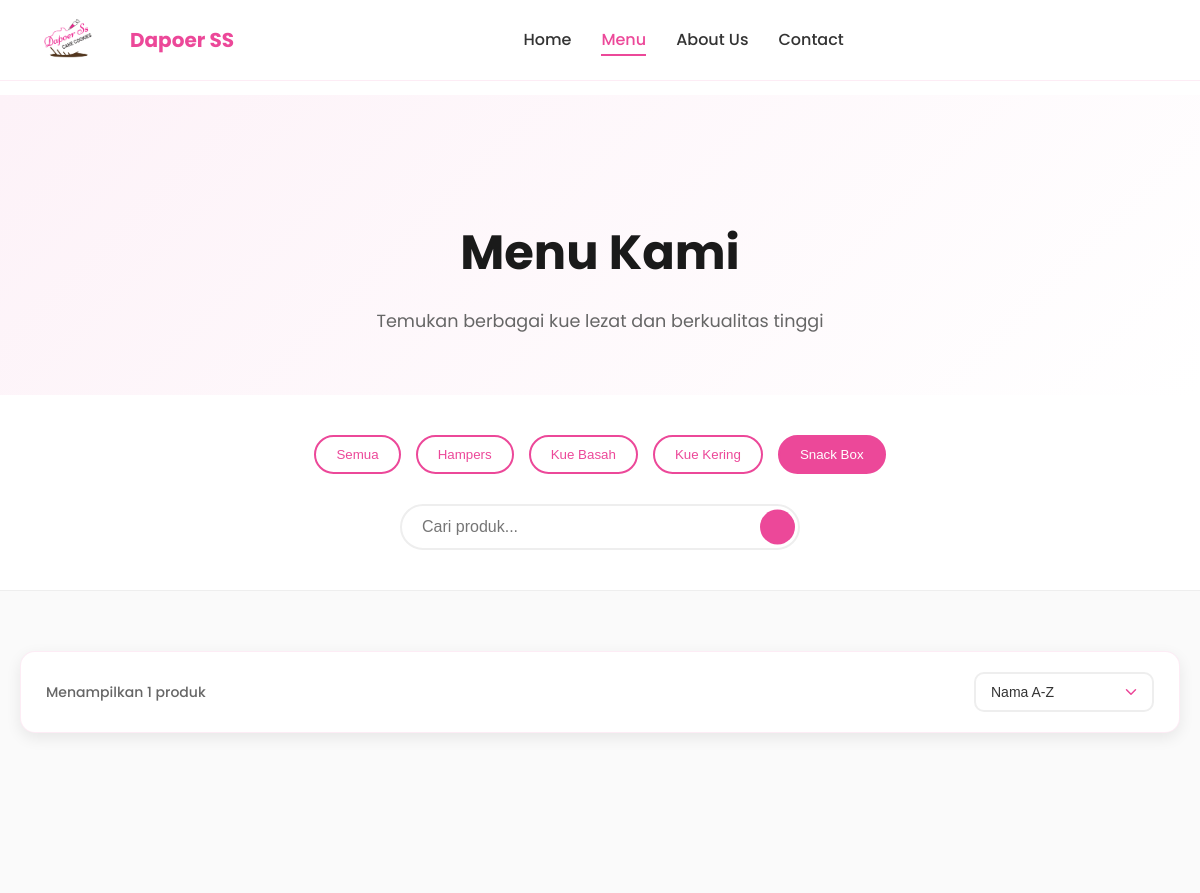
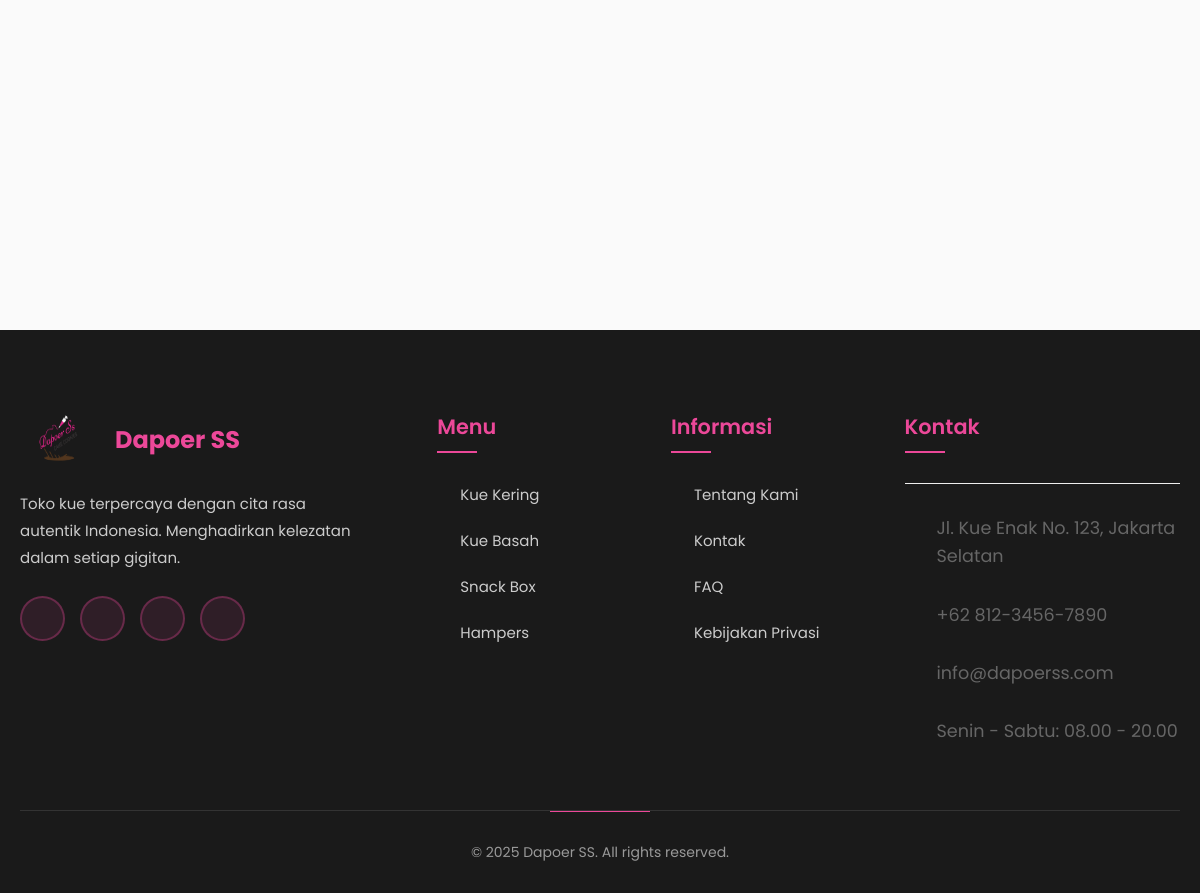
The page /menu.php?category=3 on the database its author committed (2 pictures, top to bottom).
### tables this page shows
CREATE TABLE categories (
    id INT AUTO_INCREMENT PRIMARY KEY,
    name VARCHAR(50) NOT NULL,
    slug VARCHAR(50) UNIQUE NOT NULL,
    created_at TIMESTAMP DEFAULT CURRENT_TIMESTAMP
);

### menu.php (the view, shortened to what this page needs)
<?php
$database = new Database();
$db = $database->getConnection();
$query = "SELECT * FROM categories ORDER BY name";
$stmt = $db->prepare($query);
$stmt->execute();
$categories = $stmt->fetchAll(PDO::FETCH_ASSOC);
$category_filter = $_GET['category'] ?? '';
$search = $_GET['search'] ?? '';
$sort = $_GET['sort'] ?? 'name';
$where_conditions = ["p.is_active = 1"];
$params = [];
if ($category_filter) {
    $where_conditions[] = "p.category_id = ?";
    $params[] = $category_filter;
}
$where_clause = implode(" AND ", $where_conditions);
$sort_options = [
    'name' => 'p.name ASC',
    'price_low' => 'p.price ASC',
    'price_high' => 'p.price DESC',
    'rating' => 'p.rating DESC, p.reviews_count DESC'
];
$order_clause = isset($sort_options[$sort]) ? $sort_options[$sort] : 'p.name ASC';
$query = "SELECT p.*, c.name as category_name FROM products p
          LEFT JOIN categories c ON p.category_id = c.id
          WHERE $where_clause
          ORDER BY $order_clause";
$stmt = $db->prepare($query);
$stmt->execute($params);
$products = $stmt->fetchAll(PDO::FETCH_ASSOC);
include 'includes/header.php';
?>
<section class="page-header">
    <div class="container">
        <h1>Menu Kami</h1>
        <p>Temukan berbagai kue lezat dan berkualitas tinggi</p>
    </div>
</section>
<section class="menu-categories">
    <div class="container">
        <div class="category-filters">
            <button class="filter-btn <?php echo empty($category_filter) ? 'active' : ''; ?>"
                    onclick="filterByCategory('')">Semua</button>
            <?php foreach ($categories as $category): ?>
            <button class="filter-btn <?php echo $category_filter == $category['id'] ? 'active' : ''; ?>"
                    onclick="filterByCategory(<?php echo $category['id']; ?>)">
                <?php echo htmlspecialchars($category['name']); ?>
            </button>
            <?php endforeach; ?>
        </div>
        <div class="search-bar">
            <input type="text" id="menu-search" placeholder="Cari produk..."
                   value="<?php echo htmlspecialchars($search); ?>">
            <button class="search-btn" onclick="searchProducts()">
            </button>
        </div>
    </div>
</section>
<section class="menu-grid-section">
    <div class="container">
        <div class="menu-controls">
            <div class="results-info">
                <p>Menampilkan <?php echo count($products); ?> produk</p>
            </div>
            <div class="sort-controls">
                <select id="sort-select" onchange="sortProducts()">
                    <option value="name" <?php echo $sort == 'name' ? 'selected' : ''; ?>>Nama A-Z</option>
                </select>
            </div>
        </div>
        <?php if (empty($products)): ?>
        <div class="empty-products">
            <div class="empty-icon">🍰</div>
            <h3>Tidak Ada Produk</h3>
            <p>Maaf, tidak ada produk yang sesuai dengan pencarian Anda.</p>
            <a href="menu.php" class="btn btn-primary">Lihat Semua Menu</a>
        </div>
        <?php else: ?>
        <div class="menu-grid">
        </div>
        <?php endif; ?>
    </div>
</section>
<?php include 'includes/footer.php'; ?>

### assets/css/style.css (style rules this page uses)
* { margin: 0; padding: 0; box-sizing: border-box; }
body { font-family: "Poppins", sans-serif; line-height: 1.6; color: #333; overflow-x: hidden; padding-top: 95px; }
.container { max-width: 1200px; margin: 0 auto; padding: 0 20px; }
.page-header { padding: 120px 0 60px; background: linear-gradient(135deg, #fdf2f8 0%, #fff 100%); text-align: center; }
.page-header h1 { font-size: 3rem; font-weight: 700; margin-bottom: 15px; color: #1a1a1a; }
.page-header p { font-size: 1.1rem; color: #666; max-width: 600px; margin: 0 auto; }
.menu-categories { padding: 40px 0; background: white; border-bottom: 1px solid #eee; }
.category-filters { display: flex; justify-content: center; gap: 15px; margin-bottom: 30px; flex-wrap: wrap; }
.filter-btn { padding: 10px 20px; border: 2px solid #ec4899; background: transparent; color: #ec4899; border-radius: 25px; cursor: pointer; transition: all 0.3s ease; font-weight: 500; }
.filter-btn.active, .filter-btn:hover { background: #ec4899; color: white; }
.search-bar { display: flex; max-width: 400px; margin: 0 auto; position: relative; }
.search-bar input { flex: 1; padding: 12px 20px; border: 2px solid #eee; border-radius: 25px; outline: none; font-size: 16px; transition: border-color 0.3s ease; }
.search-btn { position: absolute; right: 5px; top: 50%; transform: translateY(-50%); background: #ec4899; border: none; border-radius: 50%; width: 35px; height: 35px; cursor: pointer; color: white; font-size: 14px; }
.menu-grid-section { padding: 60px 0; background: #fafafa; }
.menu-grid { display: grid; grid-template-columns: repeat(auto-fill, minmax(280px, 1fr)); gap: 30px; margin-bottom: 50px; }
.menu-controls { display: flex; justify-content: space-between; align-items: center; margin-bottom: 30px; padding: 20px 25px; background: white; border-radius: 15px; box-shadow: 0 5px 15px rgba(0, 0, 0, 0.08); border: 1px solid rgba(236, 72, 153, 0.1); transition: all 0.3s ease; }
.results-info { display: flex; align-items: center; gap: 10px; }
.results-info p { margin: 0; font-size: 14px; color: #666; font-weight: 500; display: flex; align-items: center; gap: 8px; }
.results-info p:before { font-size: 16px; }
.sort-controls { display: flex; align-items: center; gap: 12px; }
#sort-select { appearance: none; background: linear-gradient(135deg, #fdf2f8 0%, #fff 100%); border: 2px solid #eee; border-radius: 10px; padding: 10px 40px 10px 15px; font-size: 14px; font-weight: 500; color: #333; cursor: pointer; transition: all 0.3s ease; position: relative; min-width: 180px; background-repeat: no-repeat; background-position: right 12px center; background-size: 18px; }

### rows shown on the page
categories: name "Hampers"
categories: name "Kue Basah"
categories: name "Kue Kering"
categories: name "Snack Box"

### other values the page prints
count($products) "1"
